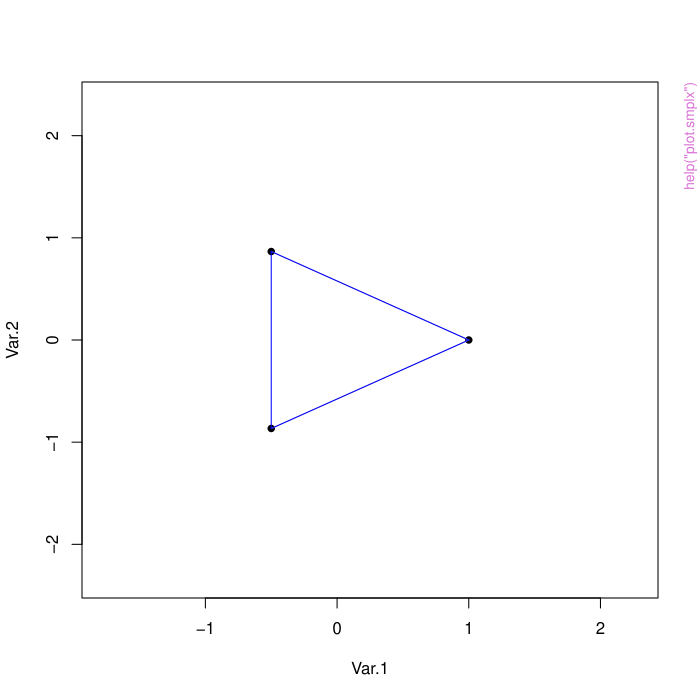

Write the R code that produced this figure.
pkgname <- "labsimplex"
source(file.path(R.home("share"), "R", "examples-header.R"))
options(warn = 1)
base::assign(".ExTimings", "labsimplex-Ex.timings", pos = 'CheckExEnv')
base::cat("name\tuser\tsystem\telapsed\n", file=base::get(".ExTimings", pos = 'CheckExEnv'))
base::assign(".format_ptime",
function(x) {
  if(!is.na(x[4L])) x[1L] <- x[1L] + x[4L]
  if(!is.na(x[5L])) x[2L] <- x[2L] + x[5L]
  options(OutDec = '.')
  format(x[1L:3L], digits = 7L)
},
pos = 'CheckExEnv')

### * </HEADER>
library('labsimplex')

base::assign(".oldSearch", base::search(), pos = 'CheckExEnv')
base::assign(".old_wd", base::getwd(), pos = 'CheckExEnv')
cleanEx()
nameEx("adjustVertex")
### * adjustVertex

flush(stderr()); flush(stdout())

base::assign(".ptime", proc.time(), pos = "CheckExEnv")
### Name: adjustVertex
### Title: Modify given coordinates of given vertices of a simplex
### Aliases: adjustVertex

### ** Examples

simplex <- labsimplex(N = 3, start = c(7, 25, 0.15),
                      stepsize = c(0.2, 5, 0.02))
adjustVertex(simplex = simplex, newcoords = list(Vertex.1 = c(7, NA, NA),
                                                 Vertex.3 = c(7.2, NA, NA)),
             overwrite = TRUE)



base::assign(".dptime", (proc.time() - get(".ptime", pos = "CheckExEnv")), pos = "CheckExEnv")
base::cat("adjustVertex", base::get(".format_ptime", pos = 'CheckExEnv')(get(".dptime", pos = "CheckExEnv")), "\n", file=base::get(".ExTimings", pos = 'CheckExEnv'), append=TRUE, sep="\t")
cleanEx()
nameEx("generateVertex")
### * generateVertex

flush(stderr()); flush(stdout())

base::assign(".ptime", proc.time(), pos = "CheckExEnv")
### Name: generateVertex
### Title: Generates the new vertex of a simplex
### Aliases: generateVertex

### ** Examples

simplex3D <- labsimplex(N = 3)
simplex3D <- generateVertex(simplex = simplex3D, qflv = rnorm(4))
## Not run: 
##D ## Optional form:
##D ## After obtaining the response for the last vertex generated:
##D NV <- rnorm(1)
##D generateVertex(simplex = simplex3D, qflv = NV, overwrite = TRUE)
## End(Not run)



base::assign(".dptime", (proc.time() - get(".ptime", pos = "CheckExEnv")), pos = "CheckExEnv")
base::cat("generateVertex", base::get(".format_ptime", pos = 'CheckExEnv')(get(".dptime", pos = "CheckExEnv")), "\n", file=base::get(".ExTimings", pos = 'CheckExEnv'), append=TRUE, sep="\t")
cleanEx()
nameEx("labsimplex")
### * labsimplex

flush(stderr()); flush(stdout())

base::assign(".ptime", proc.time(), pos = "CheckExEnv")
### Name: labsimplex
### Title: Generates simplex object with coordinates of starting vertices.
### Aliases: labsimplex

### ** Examples

  labsimplex(N = 3)
  labsimplex(N = 3, centroid = c(66, 1, 12), stepsize = c(10, 0.1, 2),
             var.name = c('potential', 'pH', 'T'))

  labsimplex(N = 3, usrdef = rbind(c(2, 0, 0), c(-0.5, 1, 0),
                                   c(-0.5, -0.7, 1), c(-0.5, -0.4, -0.6)))
## Not run: 
##D ## A user defined coordinates may define faces that rely on same hyperplane:
##D   labsimplex(N = 3, usrdef = rbind(c(2, 0, 0), c(-0.5, 0, 0), c(0, 0, 0),
##D                                    c(-0.5, -0.4, -0.6)))
## End(Not run)



base::assign(".dptime", (proc.time() - get(".ptime", pos = "CheckExEnv")), pos = "CheckExEnv")
base::cat("labsimplex", base::get(".format_ptime", pos = 'CheckExEnv')(get(".dptime", pos = "CheckExEnv")), "\n", file=base::get(".ExTimings", pos = 'CheckExEnv'), append=TRUE, sep="\t")
cleanEx()
nameEx("plot.smplx")
### * plot.smplx

flush(stderr()); flush(stdout())

base::assign(".ptime", proc.time(), pos = "CheckExEnv")
### Name: plot.smplx
### Title: Makes a two dimentional plot of a simplex object.
### Aliases: plot.smplx

### ** Examples

  plot(x = labsimplex(N = 2))
  plot(x = labsimplex(N = 2), expand = FALSE)

  plot(x = labsimplex(N = 8))
  plot(x = labsimplex(N = 8), sel.dim = c(3, 4))

  ## Simulation of the real proccess where a simplex is made and evaluated
  set.seed(12)
  simplex2D <- labsimplex(N = 2)
  plot(x = simplex2D)
  generateVertex(simplex = simplex2D, qflv = rnorm(3), overwrite = TRUE)
  plot(x = simplex2D)
  generateVertex(simplex = simplex2D, qflv = rnorm(1), overwrite = TRUE)
  plot(x = simplex2D)
  generateVertex(simplex = simplex2D, qflv = rnorm(1), overwrite = TRUE)
  plot(x = simplex2D)



base::assign(".dptime", (proc.time() - get(".ptime", pos = "CheckExEnv")), pos = "CheckExEnv")
base::cat("plot.smplx", base::get(".format_ptime", pos = 'CheckExEnv')(get(".dptime", pos = "CheckExEnv")), "\n", file=base::get(".ExTimings", pos = 'CheckExEnv'), append=TRUE, sep="\t")
cleanEx()
nameEx("plotSimplex3D")
### * plotSimplex3D

flush(stderr()); flush(stdout())

base::assign(".ptime", proc.time(), pos = "CheckExEnv")
### Name: plotSimplex3D
### Title: Makes a three dimentional plot of a simplex object.
### Aliases: plotSimplex3D

### ** Examples

  plotSimplex3D(simplex = labsimplex(N = 3))

  plotSimplex3D(simplex = labsimplex(N = 8))
  plotSimplex3D(simplex = labsimplex(N = 8), sel.dim = c(4, 6, 8))

  ## Simulation of the real proccess where a simplex is made and measured,
  ## plotted nad the new vertex is measuresd after it is generated.
  set.seed(12)
  simplex3D <- labsimplex(N = 3)
  plotSimplex3D(simplex = simplex3D)
  generateVertex(simplex = simplex3D, qflv = rnorm(4), overwrite = TRUE)
  plotSimplex3D(simplex = simplex3D)
  generateVertex(simplex = simplex3D, qflv = rnorm(1), overwrite = TRUE)
  plotSimplex3D(simplex = simplex3D)
  generateVertex(simplex = simplex3D, qflv = rnorm(1), overwrite = TRUE)
  plotSimplex3D(simplex = simplex3D)



base::assign(".dptime", (proc.time() - get(".ptime", pos = "CheckExEnv")), pos = "CheckExEnv")
base::cat("plotSimplex3D", base::get(".format_ptime", pos = 'CheckExEnv')(get(".dptime", pos = "CheckExEnv")), "\n", file=base::get(".ExTimings", pos = 'CheckExEnv'), append=TRUE, sep="\t")
cleanEx()
nameEx("plotSimplexResponse")
### * plotSimplexResponse

flush(stderr()); flush(stdout())

base::assign(".ptime", proc.time(), pos = "CheckExEnv")
### Name: plotSimplexResponse
### Title: Plots the response versus the vertex number of a simplex
###   optimization.
### Aliases: plotSimplexResponse

### ** Examples

set.seed(1)
# Generate a simplex and add some responses to the vertices
simplex <- labsimplex(N = 3)
generateVertex(simplex, qflv = rnorm(4), algor = 'variable',
  overwrite = TRUE)
generateVertex(simplex, qflv = 2.75, algor = 'variable', overwrite = TRUE)
generateVertex(simplex, qflv = 0.8,  algor = 'variable', overwrite = TRUE)
generateVertex(simplex, qflv = 2.94, algor = 'variable', overwrite = TRUE)
generateVertex(simplex, qflv = 3.14, algor = 'variable', overwrite = TRUE)

# Plot the response versus the vertex function
plotSimplexResponse(simplex)



base::assign(".dptime", (proc.time() - get(".ptime", pos = "CheckExEnv")), pos = "CheckExEnv")
base::cat("plotSimplexResponse", base::get(".format_ptime", pos = 'CheckExEnv')(get(".dptime", pos = "CheckExEnv")), "\n", file=base::get(".ExTimings", pos = 'CheckExEnv'), append=TRUE, sep="\t")
cleanEx()
nameEx("simplexExport")
### * simplexExport

flush(stderr()); flush(stdout())

base::assign(".ptime", proc.time(), pos = "CheckExEnv")
### Name: simplexExport
### Title: Exports the information contained on a 'smplx' class object.
### Aliases: simplexExport

### ** Examples

## Not run: 
##D   simplex <- labsimplex(N = 5, qual.fun = rnorm(6, 2, 1))
##D   simplexExport(simplex = simplex)
## End(Not run)



base::assign(".dptime", (proc.time() - get(".ptime", pos = "CheckExEnv")), pos = "CheckExEnv")
base::cat("simplexExport", base::get(".format_ptime", pos = 'CheckExEnv')(get(".dptime", pos = "CheckExEnv")), "\n", file=base::get(".ExTimings", pos = 'CheckExEnv'), append=TRUE, sep="\t")
cleanEx()
nameEx("simplexImport")
### * simplexImport

flush(stderr()); flush(stdout())

base::assign(".ptime", proc.time(), pos = "CheckExEnv")
### Name: simplexImport
### Title: Imports the information contained in a '.smplx' file.
### Aliases: simplexImport

### ** Examples

## Not run: 
##D   simplexExport(labsimplex(N = 4), name = "simplex4D")
##D   simplexImport("simplex4D.smplx")
## End(Not run)



base::assign(".dptime", (proc.time() - get(".ptime", pos = "CheckExEnv")), pos = "CheckExEnv")
base::cat("simplexImport", base::get(".format_ptime", pos = 'CheckExEnv')(get(".dptime", pos = "CheckExEnv")), "\n", file=base::get(".ExTimings", pos = 'CheckExEnv'), append=TRUE, sep="\t")
### * <FOOTER>
###
cleanEx()
options(digits = 7L)
base::cat("Time elapsed: ", proc.time() - base::get("ptime", pos = 'CheckExEnv'),"\n")
grDevices::dev.off()
###
### Local variables: ***
### mode: outline-minor ***
### outline-regexp: "\\(> \\)?### [*]+" ***
### End: ***
quit('no')
